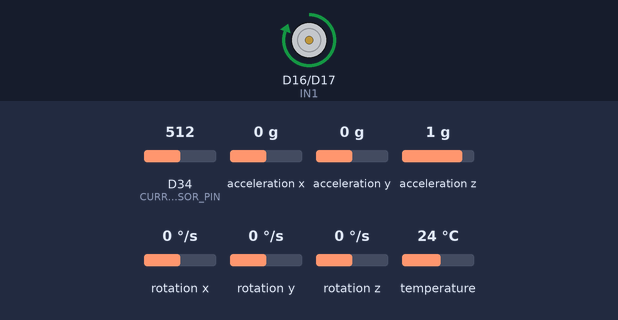
The sketch below on a simulated Arduino Due. Shown: motor-driver pin pairs drawn as motors (green arrow = first pin HIGH = forward, orange = second pin HIGH = backward, longer = more drive, scaled by the enable pin). The test bench sets the inputs (shaded band); at power-on: D34 (CURRENT_SENSOR_PIN) = 512, acceleration x 0 g, acceleration y 0 g, acceleration z 1 g, rotation x 0 °/s, rotation y 0 °/s, rotation z 0 °/s, temperature 24 °C (analog values on the 0–1023 scale). What the sketch prints to the serial monitor is not drawn.

Above: at 1.6 s.
At 121.6 s:
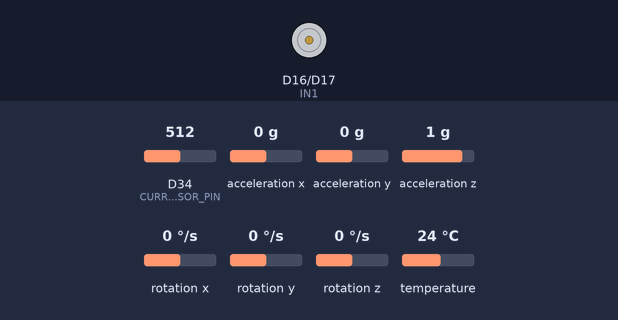
Timing chart, 0 to 123.1 s (numbered marks = the images above):
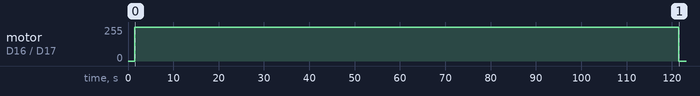

Measured:
- by itself, motor on D16 (IN1) / D17 (IN2): stopped → forward 255/255 at 1.5 s, → stopped 120 s later

The sketch:

code.ino
```cpp
#include <Wire.h>
#include <Adafruit_MPU6050.h>
#include <Adafruit_Sensor.h>

// ─── PINS ──────────────────────────────────────────────────
#define CURRENT_SENSOR_PIN  34
#define IN1                 16
#define IN2                 17
#define ENA                  5

// ─── CONFIG ────────────────────────────────────────────────
#define SAMPLE_INTERVAL_MS  20      // 50 Hz → one row every 20ms
#define RECORD_DURATION_MS  120000  // 2 minutes per file
// ─── ACS712 ────────────────────────────────────────────────
#define ACS712_SENSITIVITY  0.185f
#define ACS712_ZERO_V       1.65f
#define ACS712_VREF         3.3f
#define ADC_RESOLUTION      4095.0f

Adafruit_MPU6050 mpu;

unsigned long start_time    = 0;
unsigned long last_sample   = 0;
int           sample_count  = 0;

// ─── MOTOR ─────────────────────────────────────────────────
void motor_start() {
  digitalWrite(IN1, HIGH);
  digitalWrite(IN2, LOW);
  analogWrite(ENA, 255);
}

void motor_stop() {
  digitalWrite(IN1, LOW);
  digitalWrite(IN2, LOW);
  analogWrite(ENA, 0);
}

// ─── SETUP ─────────────────────────────────────────────────
void setup() {
  Serial.begin(115200);
  delay(1000);

  // motor pins
  pinMode(IN1, OUTPUT);
  pinMode(IN2, OUTPUT);
  pinMode(ENA, OUTPUT);
  motor_stop();

  // ADC
  analogReadResolution(12);
  pinMode(CURRENT_SENSOR_PIN, INPUT);

  // MPU6050
  Wire.begin(21, 22);
  if (!mpu.begin()) {
    Serial.println("ERROR: MPU6050 not found — check wiring");
    while (1) delay(1000);
  }
  mpu.setAccelerometerRange(MPU6050_RANGE_8_G);
  mpu.setFilterBandwidth(MPU6050_BAND_44_HZ);

  delay(500);

  // print CSV header
  Serial.println("timestamp_ms,x_g,y_g,z_g,current_A");

  // start pump
  motor_start();
  start_time  = millis();
  last_sample = millis();
}

// ─── LOOP ──────────────────────────────────────────────────
void loop() {
  unsigned long now = millis();

  // stop after 2 minutes
  if (now - start_time >= RECORD_DURATION_MS) {
    motor_stop();
    Serial.println("# DONE — 2 minutes recorded");
    while (1) delay(1000);  // halt
  }

  // sample every 20ms
  if (now - last_sample >= SAMPLE_INTERVAL_MS) {
    last_sample = now;

    // read MPU6050
    sensors_event_t a, g, temp;
    mpu.getEvent(&a, &g, &temp);

    // convert to g (Adafruit returns m/s², divide by 9.81)
    float x_g = a.acceleration.x / 9.81f;
    float y_g = a.acceleration.y / 9.81f;
    float z_g = a.acceleration.z / 9.81f;

    // read current
    float raw_v   = (analogRead(CURRENT_SENSOR_PIN) / ADC_RESOLUTION) * ACS712_VREF;
    float current = (raw_v - ACS712_ZERO_V) / ACS712_SENSITIVITY;

    // timestamp relative to start
    unsigned long ts = now - start_time;

    // print CSV row
    Serial.print(ts);         Serial.print(",");
    Serial.print(x_g, 4);    Serial.print(",");
    Serial.print(y_g, 4);    Serial.print(",");
    Serial.print(z_g, 4);    Serial.print(",");
    Serial.println(current, 4);

    sample_count++;
  }
}
```
